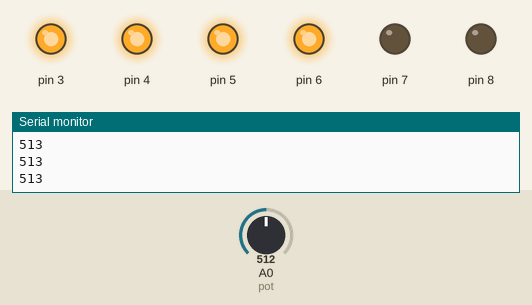
The sketch below on a simulated Arduino Uno, built with avr-gcc and run on an emulated ATmega328P. Shown: output pins drawn as LEDs (lit = HIGH), the last lines printed to the serial monitor. The test bench sets the inputs (shaded band); at power-on: A0 (pot) = 512.

Above: at 1.2 s.
1.3 s: A0 (pot) set to 670
2.8 s: A0 (pot) set to 690
At 4.0 s:
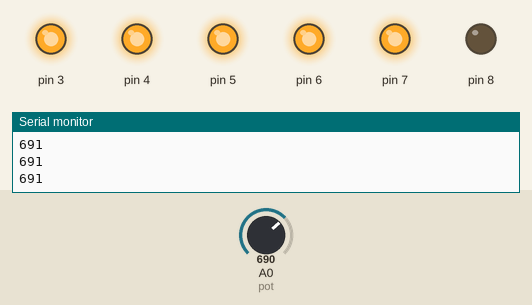
4.4 s: A0 (pot) set to 834
5.9 s: A0 (pot) set to 864
At 6.7 s:
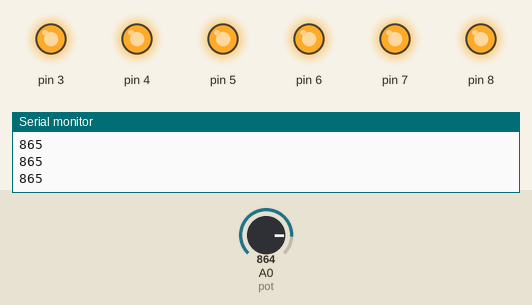
7.5 s: A0 (pot) set to 500
At 8.1 s:
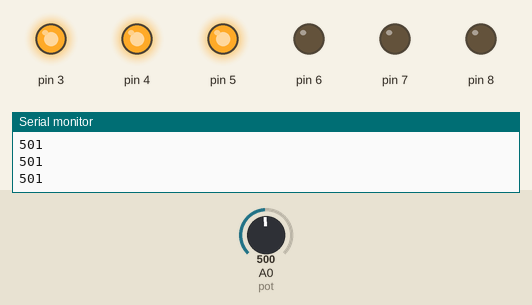
9.1 s: A0 (pot) set to 522
At 9.5 s:
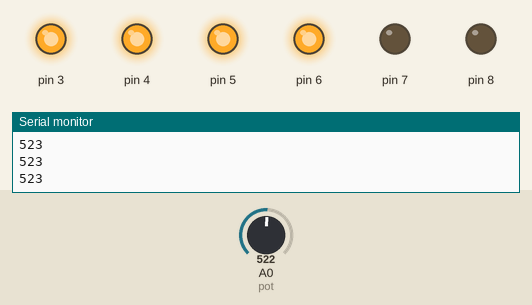
Timing chart, 0 to 11.7 s (numbered marks = the images above; inputs shaded):
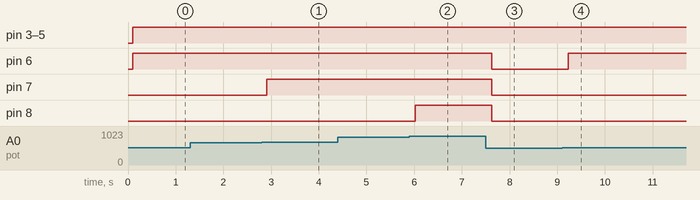

Measured:
- the behaviour switches between 679 and 680 on A0 (pot) (found by bisection; images 0 and 1)
- the behaviour switches between 849 and 850 on A0 (pot) (found by bisection; images 1 and 2)
- the behaviour switches between 509 and 510 on A0 (pot) (found by bisection; images 3 and 4)
- after the input at 2.8 s, pin 7: LOW → HIGH after 0.11 s
- after the input at 5.9 s, pin 8: LOW → HIGH after 0.12 s
- after the input at 7.5 s, pin 6–8: HIGH → LOW after 0.12 s
- after the input at 9.1 s, pin 6: LOW → HIGH after 0.13 s

The sketch:

5.ino
```cpp
#define pot A0
int potstate = 0;

void setup() {
  pinMode(pot, INPUT);
  pinMode(3, OUTPUT);
  pinMode(4, OUTPUT);
  pinMode(5, OUTPUT);
  pinMode(6, OUTPUT);
  pinMode(7, OUTPUT);
  pinMode(8, OUTPUT);

  Serial.begin(9600);
}

void loop() {

  potstate = analogRead(pot) + 1;
  Serial.println(potstate);
  delay(100);


  if (potstate > 1) {
    digitalWrite(3, HIGH);
  } else if (potstate < 170) {
    digitalWrite(3, LOW);
  }

  if (potstate > 170) {
    digitalWrite(4, HIGH);
  } else if (potstate < 340) {
    digitalWrite(4, LOW);
  }

  if (potstate > 340) {
    digitalWrite(5, HIGH);
  } else if (potstate < 510) {
    digitalWrite(5, LOW);
  }

  if (potstate > 510) {
    digitalWrite(6, HIGH);
  } else if (potstate < 680) {
    digitalWrite(6, LOW);
  }

  if (potstate > 680) {
    digitalWrite(7, HIGH);
  } else if (potstate < 850) {
    digitalWrite(7, LOW);
  }

  if (potstate > 850) {
    digitalWrite(8, HIGH);
  } else if (potstate < 1024) {
    digitalWrite(8, LOW);
  }
}
```
